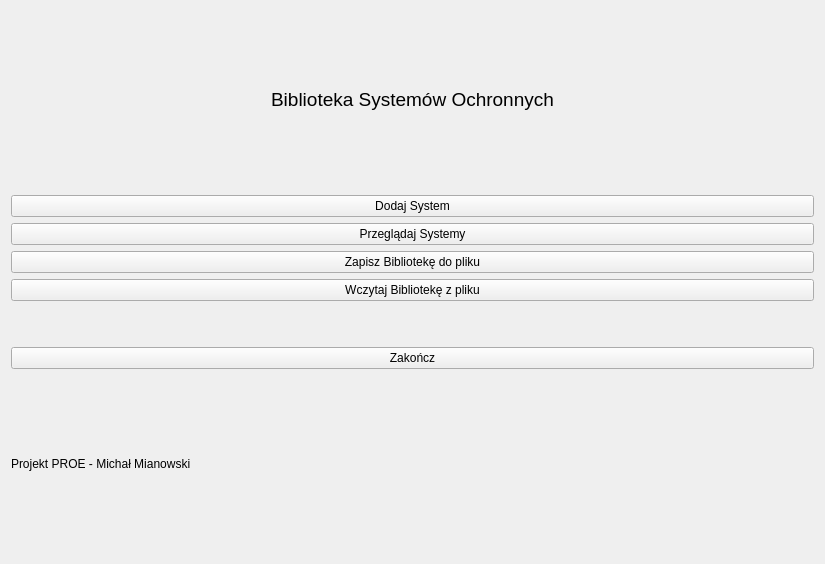
<?xml version="1.0" encoding="UTF-8"?>
<ui version="4.0">
 <class>MainWindow</class>
 <widget class="QMainWindow" name="MainWindow">
  <property name="geometry">
   <rect>
    <x>0</x>
    <y>0</y>
    <width>825</width>
    <height>564</height>
   </rect>
  </property>
  <property name="windowTitle">
   <string>MainWindow</string>
  </property>
  <widget class="QWidget" name="centralWidget">
   <layout class="QGridLayout" name="gridLayout">
    <item row="0" column="0">
     <widget class="QLabel" name="label">
      <property name="text">
       <string>&lt;html&gt;&lt;head/&gt;&lt;body&gt;&lt;p align=&quot;center&quot;&gt;&lt;span style=&quot; font-size:14pt;&quot;&gt;Biblioteka Systemów Ochronnych&lt;/span&gt;&lt;/p&gt;&lt;/body&gt;&lt;/html&gt;</string>
      </property>
     </widget>
    </item>
    <item row="1" column="0">
     <layout class="QVBoxLayout" name="verticalLayout">
      <item>
       <widget class="QPushButton" name="pushButton_3">
        <property name="text">
         <string>Dodaj System</string>
        </property>
       </widget>
      </item>
      <item>
       <widget class="QPushButton" name="pushButton">
        <property name="text">
         <string>Przeglądaj Systemy</string>
        </property>
       </widget>
      </item>
      <item>
       <widget class="QPushButton" name="zapisButton">
        <property name="text">
         <string>Zapisz Bibliotekę do pliku</string>
        </property>
       </widget>
      </item>
      <item>
       <widget class="QPushButton" name="wczytButton">
        <property name="text">
         <string>Wczytaj Bibliotekę z pliku</string>
        </property>
       </widget>
      </item>
      <item>
       <spacer name="verticalSpacer">
        <property name="orientation">
         <enum>Qt::Vertical</enum>
        </property>
        <property name="sizeType">
         <enum>QSizePolicy::Fixed</enum>
        </property>
        <property name="sizeHint" stdset="0">
         <size>
          <width>20</width>
          <height>40</height>
         </size>
        </property>
       </spacer>
      </item>
      <item>
       <widget class="QPushButton" name="pushButton_4">
        <property name="text">
         <string>Zakończ</string>
        </property>
       </widget>
      </item>
     </layout>
    </item>
    <item row="2" column="0">
     <widget class="QLabel" name="label_2">
      <property name="text">
       <string>Projekt PROE - Michał Mianowski</string>
      </property>
     </widget>
    </item>
   </layout>
  </widget>
 </widget>
 <layoutdefault spacing="6" margin="11"/>
 <resources/>
 <connections/>
</ui>
